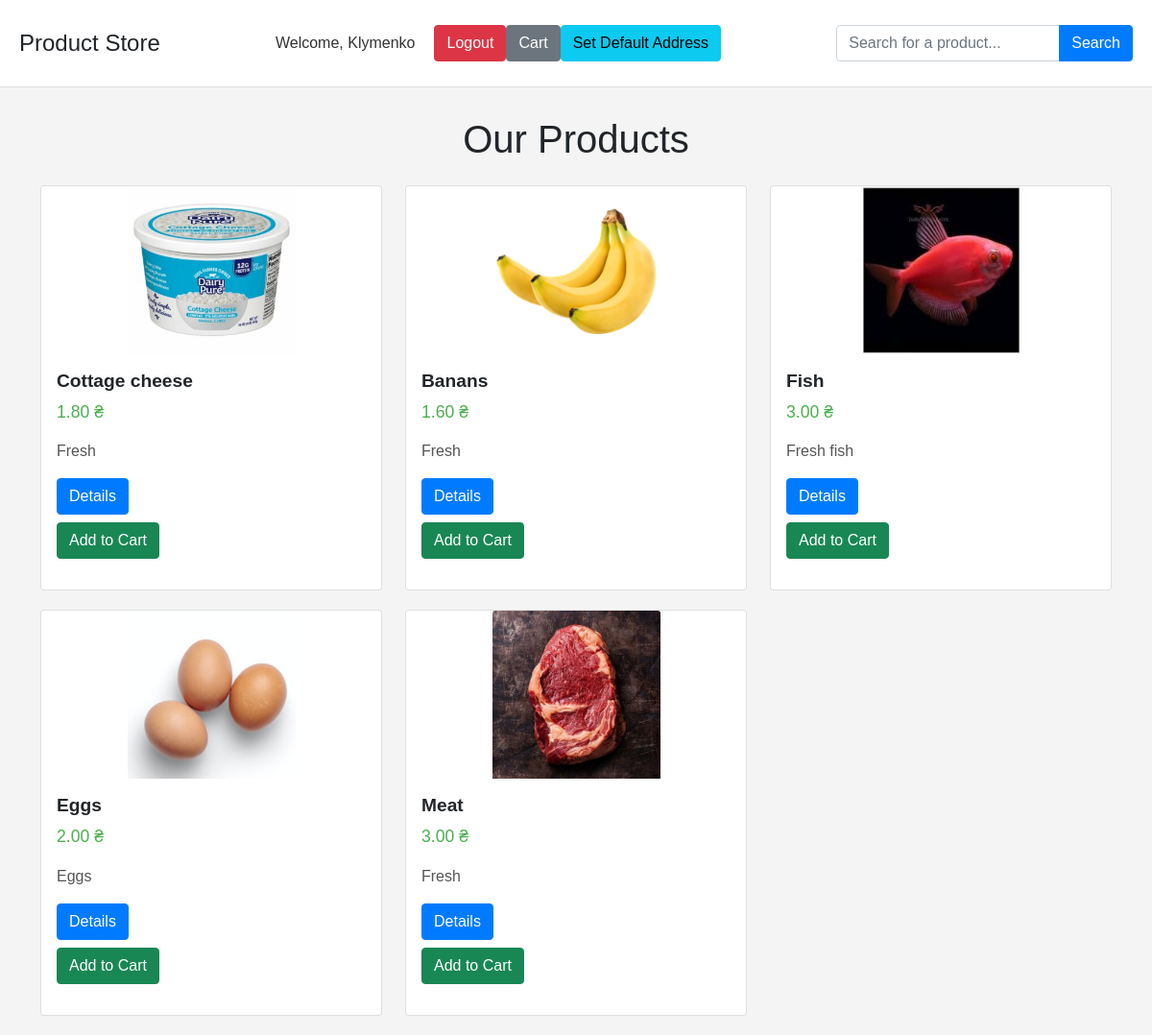
Screenshot of / (signed in) with the database file from the repository.
### Products/models.py (models this page shows, shortened)
class Product(models.Model):
    title = models.CharField(max_length=200)
    price = models.DecimalField(max_digits=10, decimal_places=2)
    description = models.TextField()
    stock = models.IntegerField()
    price_1kg = models.DecimalField(max_digits=10, decimal_places=2)
    image = models.ImageField(upload_to='media/', default='media/default.jpg')
    category = models.ForeignKey(Category, on_delete=models.SET_NULL, null=True, blank=True)

### Products/views.py (the view)
# urls.py: path('', views.check_all_products, name='index'),
def check_all_products(request):
    products = Product.objects.all()
    return render(request, 'index.html', {'products': products})

### templates/index.html (shortened to what this page needs)
<html lang="en">
<head>
    <link href="https://cdn.jsdelivr.net/npm/bootstrap@5.1.3/dist/css/bootstrap.min.css" rel="stylesheet">
    {% load static %}
</head>
<body>
    <div class="header">
        <h1>Product Store</h1>
        <div class="d-flex align-items-center">
            {% if user.is_authenticated %}
                <span class="welcome">Welcome, {{ user.username }}</span>
                <a href="{% url 'logout' %}" class="btn btn-danger">Logout</a>
                <a href="{% url 'cart_detail' %}" class="btn btn-secondary">Cart</a>
                <a href="{% url 'shipping:set_default_address' %}" class="btn btn-info">Set Default Address</a>
            {% else %}
                <a href="{% url 'register' %}" class="btn btn-secondary">Register</a>
                <a href="{% url 'login' %}" class="btn btn-secondary">Login</a>
            {% endif %}
        </div>
        <form method="get" action="{% url 'search_by_name' %}" class="mt-3">
            <div class="input-group">
                <input type="text" name="q" value="{{ query }}" placeholder="Search for a product..." class="form-control" />
                <button type="submit" class="btn btn-primary">Search</button>
            </div>
        </form>
    </div>
    <div class="container">
        <h1 class="text-center mb-4">Our Products</h1>
        <div class="row">
            {% if products %}
                {% for product in products %}
                    <div class="col-md-4">
                        <div class="card product-card">
                            <img src="{% if product.image %}{{ product.image.url }}{% else %}/media/default.jpg{% endif %}" alt="Product Image" class="card-img-top img-fluid">
                            <div class="card-body">
                                <h5 class="product-title">{{ product.title }}</h5>
                                <p class="product-price">{{ product.price }} ₴</p>
                                <p class="product-description">{{ product.description }}</p>
                                <a href="{% url 'product_detail' product.id %}" class="btn btn-primary">Details</a>
                                {% if user.is_authenticated %}
                                    <form action="{% url 'add_to_cart' product.id %}" method="POST" class="mt-2">
                                        <button type="submit" class="btn btn-success">Add to Cart</button>
                                    </form>
                                {% endif %}
                            </div>
                        </div>
                    </div>
                {% endfor %}
            {% else %}
                <div class="col-md-12">
                    <p class="text-center">No products available.</p>
                </div>
            {% endif %}
        </div>
    </div>
</body>
</html>

### templates/index.html (style rules this page uses)
body { font-family: Arial, sans-serif; margin: 0; padding: 0; background-color: #f4f4f4; }
.container { padding-top: 30px; }
.product-card { margin-bottom: 20px; }
.product-card img { width: 175px; height: 175px; object-fit: cover; margin: 0 auto; }
.product-title { font-size: 1.2rem; font-weight: bold; }
.product-price { color: #4CAF50; font-size: 1.1rem; }
.product-description { color: #555; }
.btn-primary { background-color: #007bff; border-color: #007bff; }
.btn-danger { background-color: #dc3545; border-color: #dc3545; }
.header { background-color: #fff; padding: 10px 20px; border-bottom: 1px solid #ddd; display: flex; justify-content: space-between; align-items: center; }
.header h1 { margin: 0; font-size: 1.5rem; }
.welcome { margin-right: 20px; font-size: 1rem; color: #333; }

### rows the page displays
Product: image (picture), title "Сottage cheese", price "1.80", description "Fresh"
Product: image (picture), title "Banans", price "1.60", description "Fresh"
Product: image (picture), title "Fish", price "3.00", description "Fresh fish"
Product: image (picture), title "Eggs", price "2.00", description "Eggs"
Product: image (picture), title "Meat", price "3.00", description "Fresh"

### other values shown
{{ user.username }} "Klymenko"
